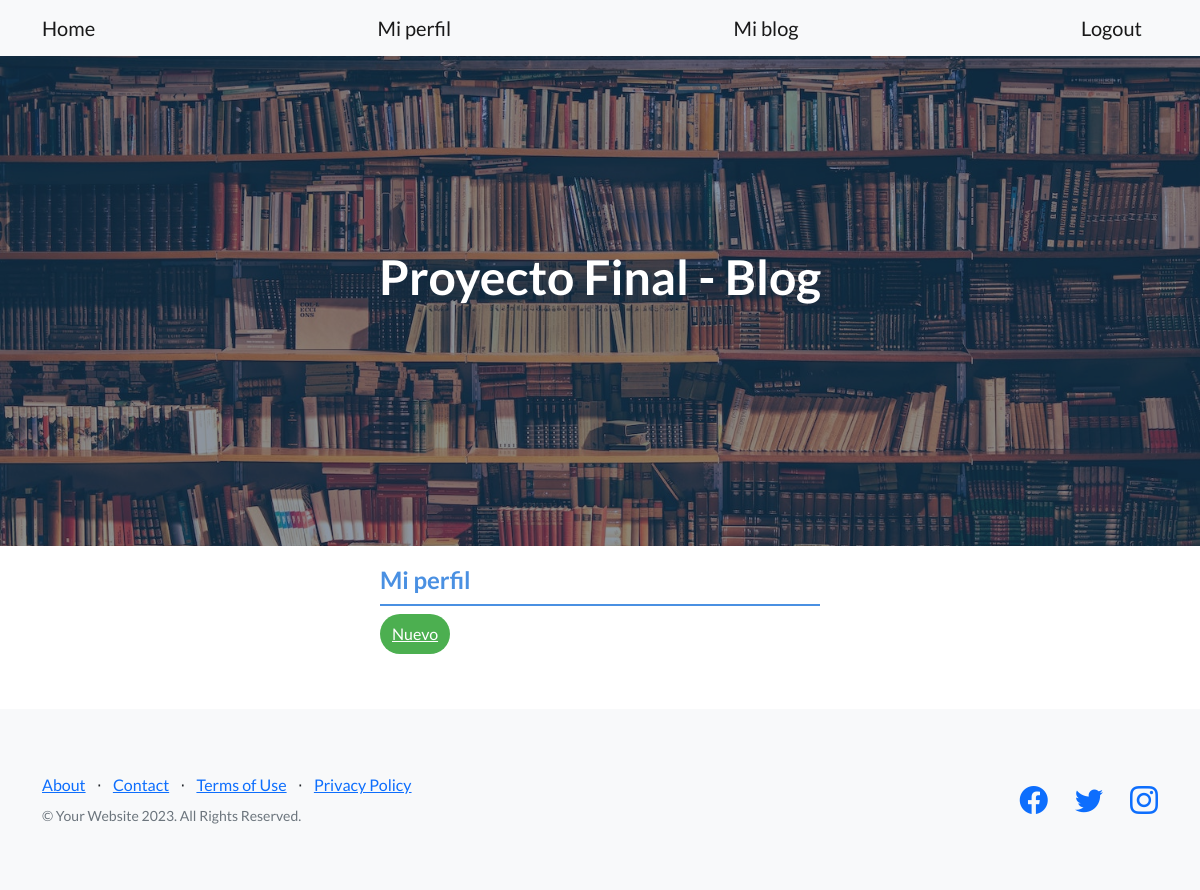
Before: /accounts/my_profile/list (signed in) with the older database file.
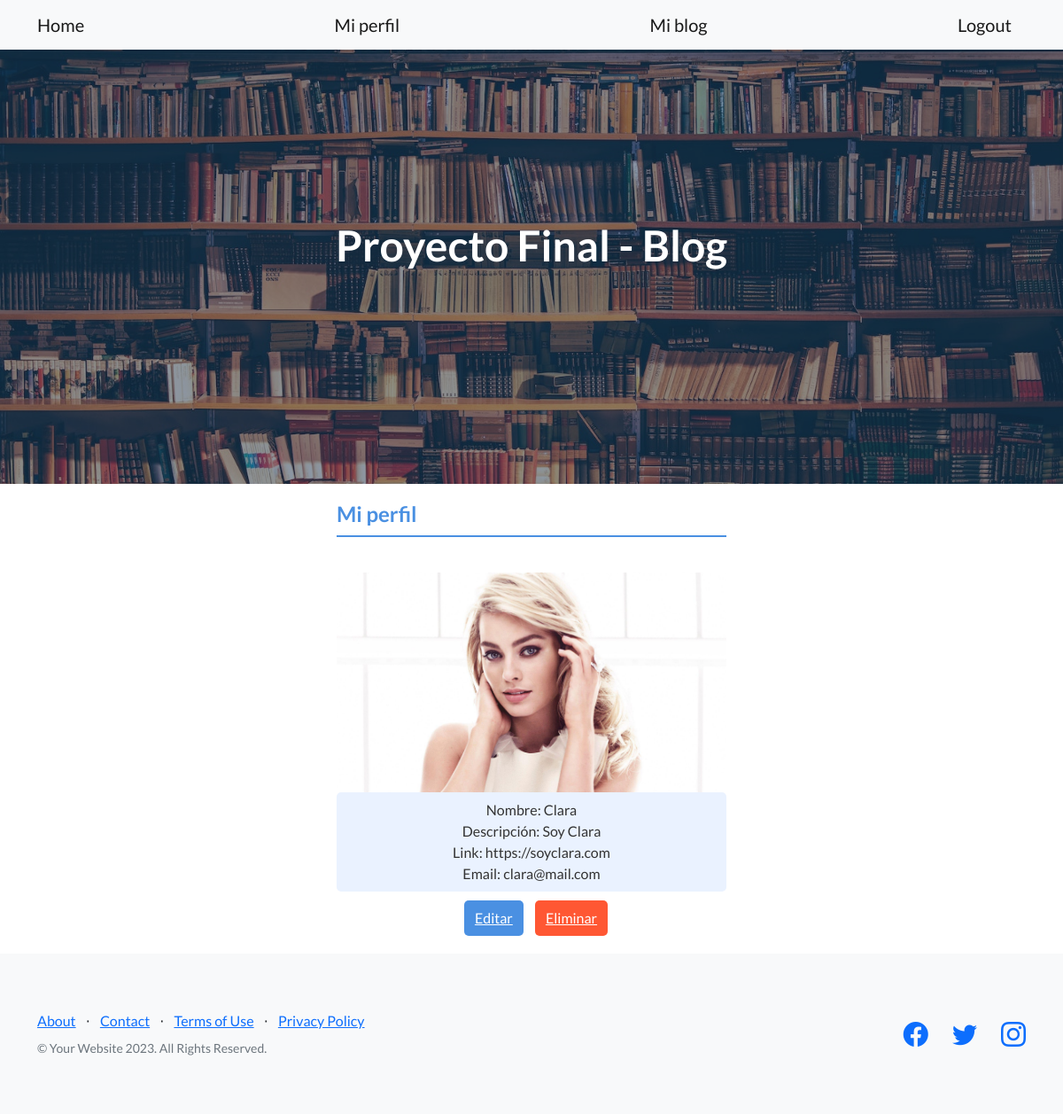
After: the same page with the newer database file.
### Blog/models.py (models this page shows, shortened)
class Profile(models.Model):
    user = models.ForeignKey(User, on_delete=models.CASCADE, default=1)
    imagen = models.ImageField(null=True, blank=True, upload_to='media/profile_images/')
    nombre = models.CharField(max_length=50)
    descripcion = models.CharField(max_length=50)
    link = models.URLField()
    email = models.EmailField(max_length=50)

### Blog/views.py (the view)
# urls.py: path("my_profile/list", ProfileListView.as_view(), name= "profile-list"),
class ProfileListView(LoginRequiredMixin, ListView):
    model = Profile
    context_object_name = "profiles"
    template_name = "Blog/my_profile_list.html"
    def get_queryset(self):
        return Profile.objects.filter(user=self.request.user)
    def get_context_data(self, **kwargs):
        context = super().get_context_data(**kwargs)
        context["is_already_logged_in"] = self.request.user.is_authenticated
        return context

### Blog/templates/Blog/my_profile_list.html
{% extends "Blog/padre.html" %}
{% block contenidoQueCambia %}
<div style="padding: 20px; background-color: #fff; max-width: 40%; margin: auto;">
    <h4 style="color: #4a90e2; border-bottom: 2px solid #4a90e2; padding-bottom: 10px;">Mi perfil</h4>
    {% if profiles %}
        <div style="margin-top: 20px;">
            {% for profile in profiles %}
            <div style="display: flex; justify-content: space-between; align-items: center;">
            </div>
            {% endfor %}
        </div>
    {% else %}
        <button style="background-color: #4CAF50; color: white; padding: 8px 12px; border: none; border-radius: 50px; cursor: pointer; margin-bottom: 15px;">
            <a href="{% url 'profile-create' %}" style="color: white;">Nuevo</a>
        </button>
    {% endif %}
    <div style="margin-top: 20px; text-align: center;">
        {% for profile in profiles %}
        <div style="display: flex; justify-content: space-between; align-items: center;">
            <div>
                <div style="flex-grow: 1;">
                    {% if profile.imagen %}
                        <img src="{{ profile.imagen.url }}" style="max-width: 100%;">
                    {% endif %}
                    <p style="color: #333; background-color: #eaf2ff; padding: 8px; border-radius: 5px; margin-bottom: 10px;">
                        Nombre: {{ profile.nombre }}<br>
                        Descripción: {{ profile.descripcion }}<br>
                        Link: {{ profile.link }}<br>
                        Email: {{ profile.email }}<br>
                    </p>
                </div>
                <div>
                    <button style="background-color: #4a90e2; color: white; padding: 8px 12px; border: none; border-radius: 5px; cursor: pointer; margin-left: 10px;">
                        <a href="{% url 'profile-update' profile.pk %}" style="color: white;">Editar</a>
                    </button>
                    <button style="background-color: #FF5733; color: white; padding: 8px 12px; border: none; border-radius: 5px; cursor: pointer; margin-left: 10px;">
                        <a href="{% url 'profile-delete' profile.pk %}" style="color: white;">Eliminar</a>
                    </button>
                </div>
            </div>
        </div>
        {% endfor %}
    </div>
</div>
{% endblock %}

### Blog/templates/Blog/padre.html (shortened to what this page needs)
<!DOCTYPE html>
<html lang="en">
    <head>
        {% load static %}
        <link href="https://cdn.jsdelivr.net/npm/bootstrap-icons@1.5.0/font/bootstrap-icons.css" rel="stylesheet" type="text/css" />
        <link href="{% static 'Blog/css/styles.css' %}" rel="stylesheet" />
    </head>
    <body>
        <nav class="navbar navbar-light bg-light static-top">
                <div class="container">
                    {% if is_already_logged_in %}
                        <a class="navbar-brand" href="{% url 'inicio' %}">Home</a>
                        <a class="navbar-brand" href="{% url 'profile-list' %}">Mi perfil</a>
                        <a class="navbar-brand" href="{% url 'blog-list' %}">Mi blog</a>
                        <a class="navbar-brand" href="/accounts/logout/">Logout</a>
                    {% else %}
                        <a class="navbar-brand" href="/accounts/about/">Sobre mí</a>
                        <a class="navbar-brand" href="/accounts/login/">Login</a>
                        <a class="btn btn-primary" href="/accounts/signup/">Crear usuario</a>
                    {% endif %}
            </div>
        </nav>
        <header class="masthead">
            <div class="container position-relative">
                <div class="row justify-content-center">
                    <div class="col-xl-6">
                        <div class="text-center text-white">
                            <h1 class="mb-5">Proyecto Final - Blog</h1>
                        </div>
                    </div>
                </div>
            </div>
        </header>
        {% block contenidoQueCambia %}{% endblock %}
        <footer class="footer bg-light">
            <div class="container">
                <div class="row">
                    <div class="col-lg-6 h-100 text-center text-lg-start my-auto">
                        <ul class="list-inline mb-2">
                            <li class="list-inline-item"><a href="#!">About</a></li>
                            <li class="list-inline-item">⋅</li>
                            <li class="list-inline-item"><a href="#!">Contact</a></li>
                            <li class="list-inline-item">⋅</li>
                            <li class="list-inline-item"><a href="#!">Terms of Use</a></li>
                            <li class="list-inline-item">⋅</li>
                            <li class="list-inline-item"><a href="#!">Privacy Policy</a></li>
                        </ul>
                        <p class="text-muted small mb-4 mb-lg-0">&copy; Your Website 2023. All Rights Reserved.</p>
                    </div>
                    <div class="col-lg-6 h-100 text-center text-lg-end my-auto">
                        <ul class="list-inline mb-0">
                            <li class="list-inline-item me-4">
                                <a href="#!"><i class="bi-facebook fs-3"></i></a>
                            </li>
                            <li class="list-inline-item me-4">
                                <a href="#!"><i class="bi-twitter fs-3"></i></a>
                            </li>
                            <li class="list-inline-item">
                                <a href="#!"><i class="bi-instagram fs-3"></i></a>
                            </li>
                        </ul>
                    </div>
                </div>
            </div>
        </footer>
    </body>
</html>

Changed rows visible on the page:
added Profile: imagen (picture), nombre "Clara", descripcion "Soy Clara", link "https://soyclara.com", email "clara@mail.com"
Other visible differences:
text no longer shown: "Nuevo"
